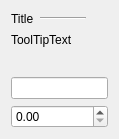
<?xml version="1.0" encoding="UTF-8"?>
<ui version="4.0">
 <class>DoubleSettingWidget</class>
 <widget class="QWidget" name="DoubleSettingWidget">
  <property name="geometry">
   <rect>
    <x>0</x>
    <y>0</y>
    <width>119</width>
    <height>139</height>
   </rect>
  </property>
  <layout class="QVBoxLayout">
   <item>
    <widget class="QFrame" name="frame_2">
     <property name="sizePolicy">
      <sizepolicy hsizetype="Preferred" vsizetype="Maximum">
       <horstretch>0</horstretch>
       <verstretch>0</verstretch>
      </sizepolicy>
     </property>
     <property name="frameShape">
      <enum>QFrame::NoFrame</enum>
     </property>
     <property name="frameShadow">
      <enum>QFrame::Raised</enum>
     </property>
     <layout class="QHBoxLayout" name="horizontalLayout">
      <property name="margin">
       <number>0</number>
      </property>
      <item>
       <widget class="QLabel" name="_title">
        <property name="sizePolicy">
         <sizepolicy hsizetype="Maximum" vsizetype="Fixed">
          <horstretch>0</horstretch>
          <verstretch>0</verstretch>
         </sizepolicy>
        </property>
        <property name="text">
         <string>Title</string>
        </property>
       </widget>
      </item>
      <item>
       <widget class="Line" name="line_2">
        <property name="orientation">
         <enum>Qt::Horizontal</enum>
        </property>
       </widget>
      </item>
      <item>
       <widget class="QPushButton" name="helpIcon">
        <property name="sizePolicy">
         <sizepolicy hsizetype="Maximum" vsizetype="Fixed">
          <horstretch>0</horstretch>
          <verstretch>0</verstretch>
         </sizepolicy>
        </property>
        <property name="maximumSize">
         <size>
          <width>16</width>
          <height>16</height>
         </size>
        </property>
        <property name="text">
         <string/>
        </property>
        <property name="icon">
         <iconset>
          <normaloff>:/Icons/Ressources/HelpButton.png</normaloff>
          <normalon>:/new/Icons/Ressources/HelpButton.png</normalon>:/Icons/Ressources/HelpButton.png</iconset>
        </property>
        <property name="iconSize">
         <size>
          <width>14</width>
          <height>14</height>
         </size>
        </property>
        <property name="checkable">
         <bool>false</bool>
        </property>
        <property name="flat">
         <bool>true</bool>
        </property>
       </widget>
      </item>
     </layout>
    </widget>
   </item>
   <item>
    <widget class="QLabel" name="_toolTip">
     <property name="sizePolicy">
      <sizepolicy hsizetype="Minimum" vsizetype="Minimum">
       <horstretch>0</horstretch>
       <verstretch>0</verstretch>
      </sizepolicy>
     </property>
     <property name="autoFillBackground">
      <bool>true</bool>
     </property>
     <property name="text">
      <string>ToolTipText</string>
     </property>
     <property name="textFormat">
      <enum>Qt::AutoText</enum>
     </property>
     <property name="scaledContents">
      <bool>false</bool>
     </property>
     <property name="alignment">
      <set>Qt::AlignLeading|Qt::AlignLeft|Qt::AlignTop</set>
     </property>
     <property name="wordWrap">
      <bool>true</bool>
     </property>
     <property name="openExternalLinks">
      <bool>false</bool>
     </property>
     <property name="textInteractionFlags">
      <set>Qt::LinksAccessibleByMouse|Qt::TextSelectableByMouse</set>
     </property>
    </widget>
   </item>
   <item>
    <widget class="QLineEdit" name="lineEdit"/>
   </item>
   <item>
    <widget class="QDoubleSpinBox" name="_doubleSpinBox"/>
   </item>
  </layout>
 </widget>
 <resources/>
 <connections/>
</ui>
